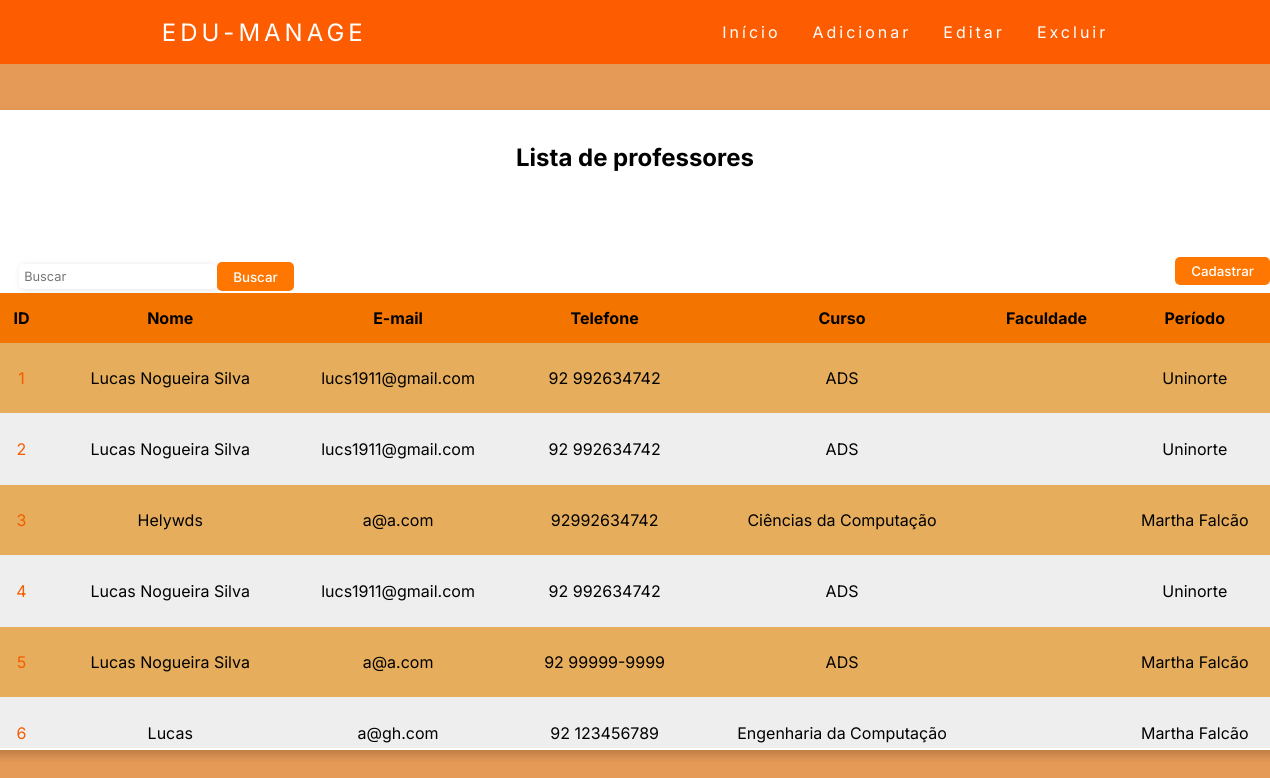
The app's page /professor/cadastrados/, older data.
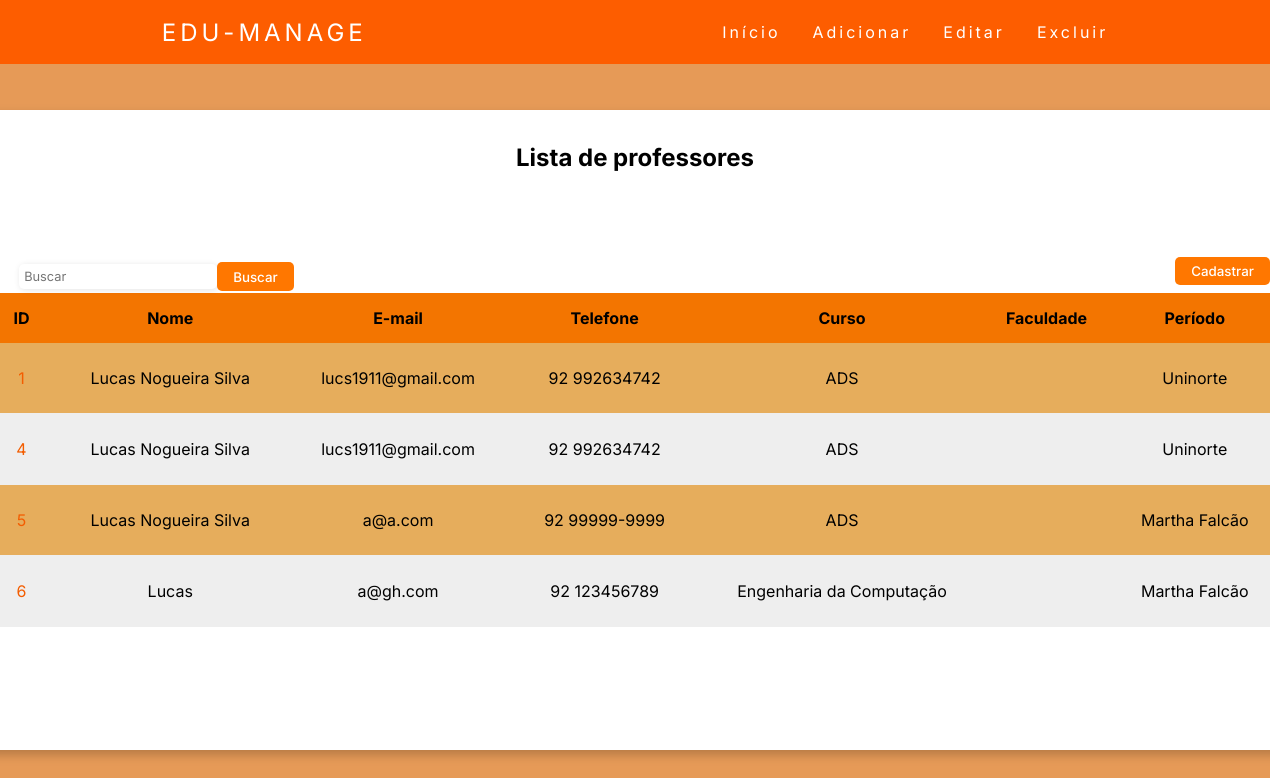
The same page, newer data.
### professor/models.py (models this page shows, shortened)
class Professor(models.Model):
    nome = models.CharField(max_length=100, blank=False, null=False)
    email = models.EmailField(max_length=100, blank=False, null=False)
    telefone = models.CharField(max_length=15, blank=False, null=False)
    curso = models.ForeignKey(Curso,on_delete=models.CASCADE,)
    faculdade = models.ForeignKey(Faculdade,on_delete=models.CASCADE,)
    periodo = models.ForeignKey(Período,on_delete=models.CASCADE,)

class Curso(models.Model):
    curso = models.CharField(max_length=100, blank=False, null=False)
    def __str__(self):
        return self.curso

class Faculdade(models.Model):
    faculdade = models.CharField(max_length=20, blank=False, null=False)
    def __str__(self):
        return self.faculdade

### professor/views.py (the view)
# urls.py: re_path('cadastrados/', cadastrados, name='aluno_cadastrado'),
def cadastrados (request):
    professores = Professor.objects.all()
    return render(request, 'cadastrados_professores.html', {'professores':professores })

### templates/cadastrados_professores.html (shortened to what this page needs)
{% extends 'nav_bar_interno.html' %}
{% load static %}
{% block content %}
<link rel="stylesheet" href="{% static 'style_lista_professor.css' %}">
    <div class="container">
        <div class="list">
            <div class="list-header">
                <div class="title">
                    <h1>Lista de professores</h1>
                </div>
            </div>
            <div class="filter-container">
                <input type="text" class="filter-input" placeholder="Buscar" onkeyup="filterTable()">
                <button class="filter-button"><a>Buscar</a></button>
            </div>
            <div class="button-container">
                <div class="button-add">
                    <button><a href="{% url 'professor_cadastar'%}">Cadastrar</a></button>
                </div>
            </div>
            <div class="list-group">
                <table id="professor-table" class="list-box">
                    <tr>
                        <th>ID</th>
                        <th>Nome</th>
                        <th>E-mail</th>
                        <th>Telefone</th>
                        <th>Curso</th>
                        <th>Faculdade</th>
                        <th>Período</th>
                    </tr>
                    {% for professor in professores %}
                    <tr>
                        <td><a id=id href="{% url 'professor_update' professor.id %}">{{ professor.id }}</a></td>
                        <td>{{ professor.nome }}</td>
                        <td>{{ professor.email }}</td>
                        <td>{{ professor.telefone }}</td>
                        <td>{{ professor.curso }}</td>
                        <td>{{ professor.perido }}</td>
                        <td>{{ professor.faculdade }}</td>
                    </tr>
                    {% endfor %}
                </table>
            </div>
        </div>
    </div>
{% endblock %}

Row changes from the older to the newer data that the page shows:
removed Professor: id "2", nome "Lucas Nogueira Silva", email "lucs1911@gmail.com", telefone "92 992634742", curso "ADS", faculdade "Uninorte"
removed Professor: id "3", nome "Helywds", email "a@a.com", telefone "92992634742", curso "Ciências da Computação", faculdade "Martha Falcão"
